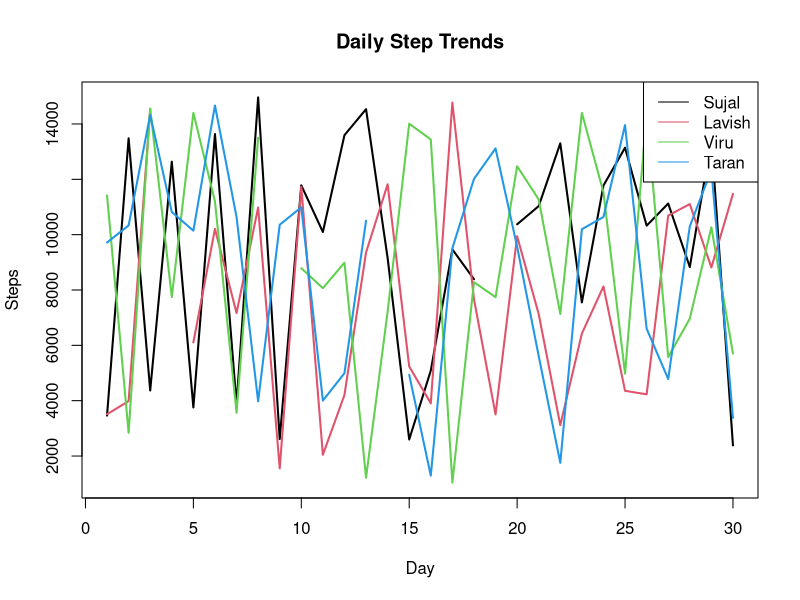

This chart was generated by the following R code: (Note: this script raises an error after producing the figure.)
# Set up and create the data

set.seed(123)
Taran <- c("Sujal", "Lavish", "Viru", "Taran")
steps_data <- data.frame(
  Name = Taran,
  replicate(30, sample(1000:15000, 4, replace = TRUE))
)
colnames(steps_data)[2:31] <- paste0("Day_", 1:30)


# Introduce some NA values manually

steps_data[2, 5] <- NA   # Sujal, Day_4
steps_data[3, 10] <- NA  # Lavish, Day_9
steps_data[4, 15] <- NA  # Viru, Day_14
steps_data[1, 20] <- NA  # Taran, Day_19

# View dataset with missing values
View(steps_data)


# Step 1: Detect Missing Values

# How many NAs in each row?
rowSums(is.na(steps_data))

# How many NAs in total?
sum(is.na(steps_data))


# Step 2: Recalculate Statistics

steps_data$Total <- rowSums(steps_data[, 2:31])
steps_data$Average <- rowMeans(steps_data[, 2:31])
steps_data$Median <- apply(steps_data[, 2:31], 1, median)
steps_data$StdDev <- apply(steps_data[, 2:31], 1, sd)


# Step 3: Create Visualizations


# Line Plot
matplot(t(steps_data[, 2:31]), type = "l", lty = 1, lwd = 2,
        col = 1:4, xlab = "Day", ylab = "Steps", main = "Daily Step Trends")
legend("topright", legend = steps_data$Name, col = 1:4, lty = 1)

# Barplot of Averages
barplot(steps_data$Average, names.arg = steps_data$Name,
        main = "Average Steps per User", col = "lightgreen")

# Histogram of all step values
hist(unlist(steps_data[, 2:31]), breaks = 20, col = "skyblue",
     main = "Distribution of Step Counts", xlab = "Steps")


# Step 4: Categorize Activity Level

steps_data$Activity_Level <- cut(steps_data$Average,
                                 breaks = c(0, 5000, 10000, Inf),
                                 labels = c("Low", "Moderate", "Active"))


# Step 5: View Final Dataset and Insights

View(steps_data)

# Most consistent walker
steps_data[which.min(steps_data$StdDev), c("Name", "StdDev")]

# Most active walker
steps_data[which.max(steps_data$Average), c("Name", "Average")]

